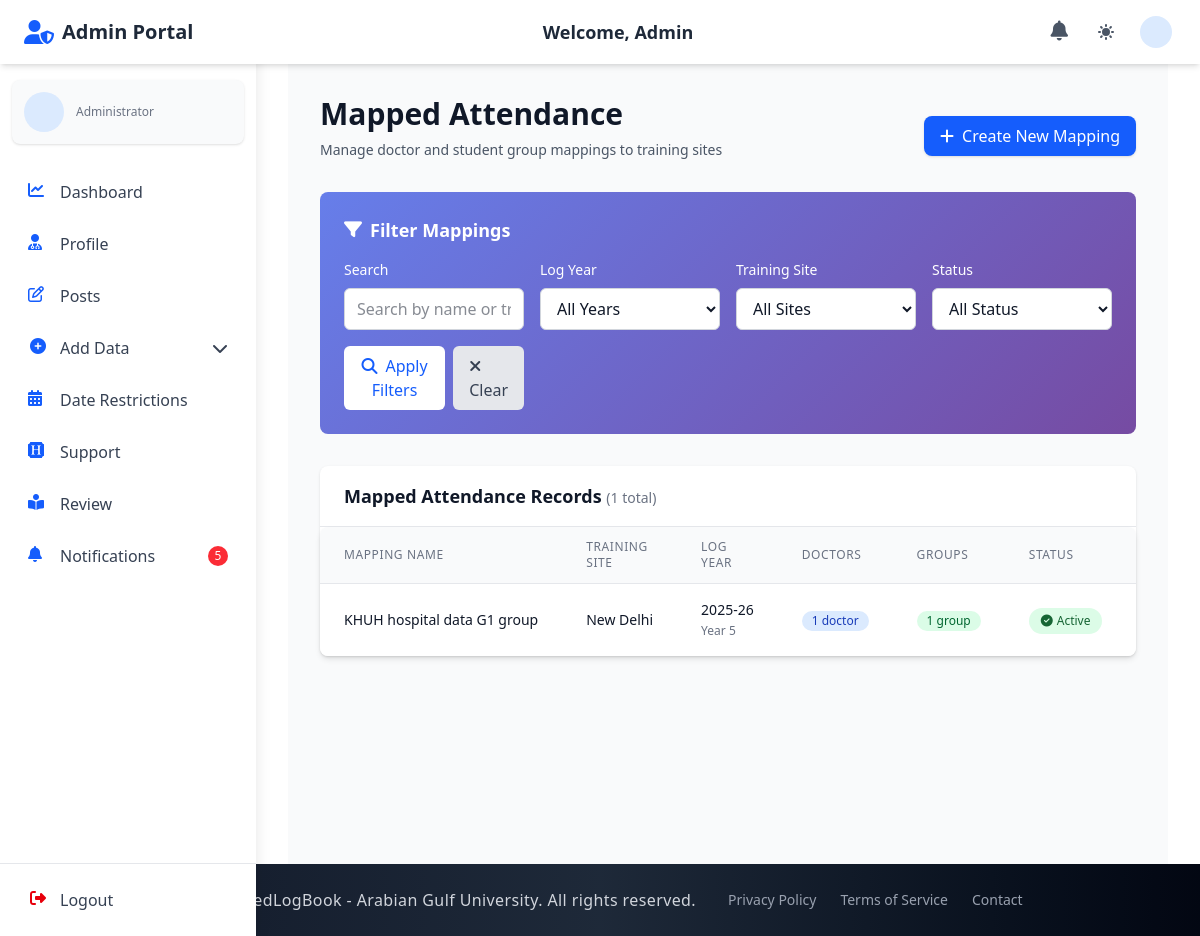
Before: /admin_section/mapped-attendance/ (signed in) with the older database file.
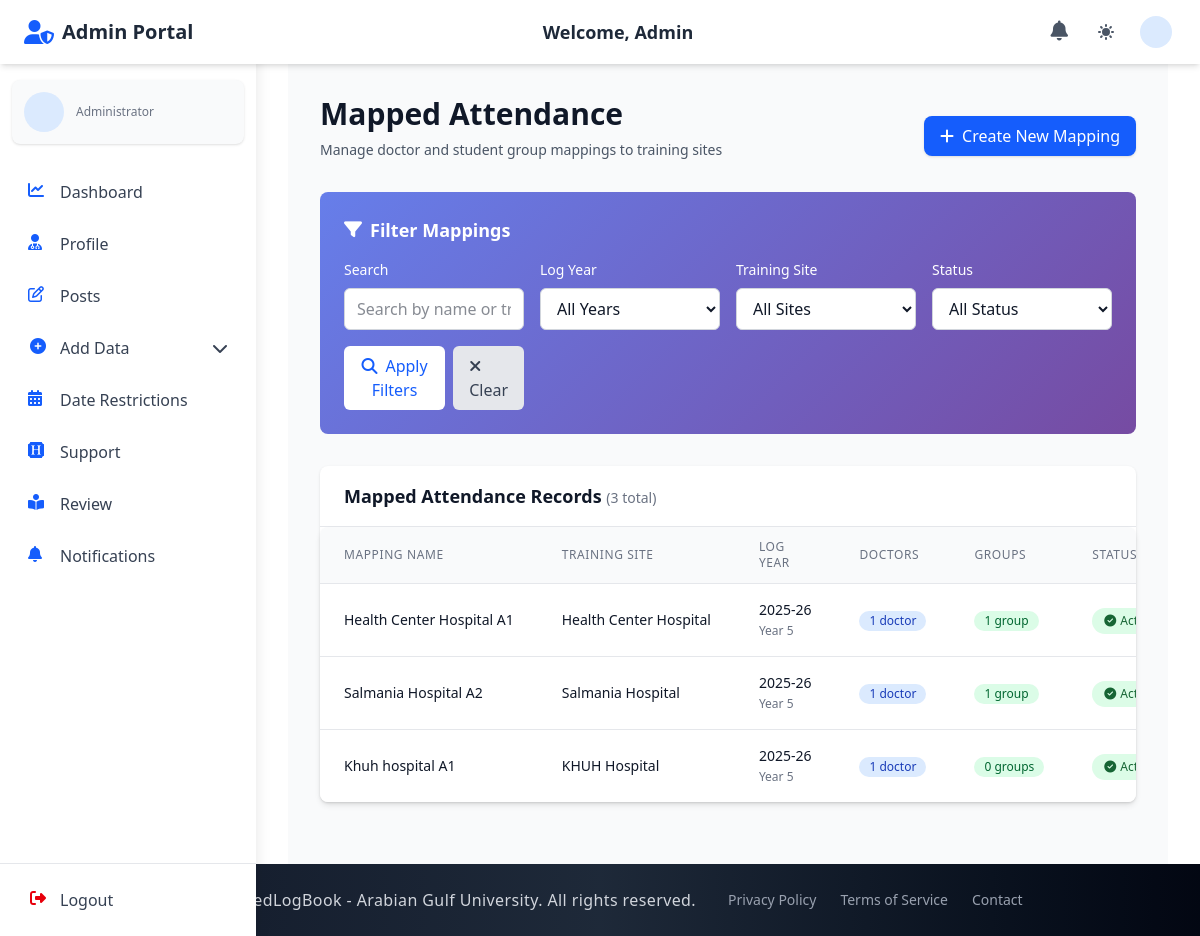
After: the same page with the newer database file.
### admin_section/models.py (models this page shows, shortened)
class MappedAttendance(models.Model):
    name = models.CharField(max_length=100, help_text="Name for this attendance mapping")
    training_site = models.ForeignKey(TrainingSite, on_delete=models.CASCADE, related_name='mapped_attendances')
    doctors = models.ManyToManyField('accounts.Doctor', blank=True, related_name='mapped_attendances')
    groups = models.ManyToManyField(Group, blank=True, related_name='mapped_attendances')
    log_year = models.ForeignKey(LogYear, on_delete=models.CASCADE, related_name='mapped_attendances')
    log_year_section = models.ForeignKey(
        LogYearSection,
        on_delete=models.SET_NULL,
        null=True,
        blank=True,
        related_name='mapped_attendances'
    )
    is_active = models.BooleanField(default=True)
    created_at = models.DateTimeField(auto_now_add=True)
    updated_at = models.DateTimeField(auto_now=True)
    class Meta:
        ordering = ['-created_at']
        verbose_name = "Mapped Attendance"
        verbose_name_plural = "Mapped Attendances"
        unique_together = ['name', 'training_site', 'log_year']

class TrainingSite(models.Model):
    name = models.CharField(max_length=100, unique=True)
    log_year = models.ForeignKey(LogYear, on_delete=models.CASCADE, related_name='training_sites')

class LogYear(models.Model):
    year_name = models.CharField(max_length=20, unique=True)

class LogYearSection(models.Model):
    year_section_name = models.CharField(max_length=20)
    year_name = models.ForeignKey(LogYear, on_delete=models.CASCADE, related_name="log_year_sections")
    is_deleted = models.BooleanField(default=False)

### admin_section/views_file/mapped_attendance_views.py (the view)
# urls.py: path("mapped-attendance/", mapped_attendance_list, name="mapped_attendance_list"),
@login_required
def mapped_attendance_list(request):
    search_query = request.GET.get('search', '')
    log_year_filter = request.GET.get('log_year', '')
    training_site_filter = request.GET.get('training_site', '')
    is_active_filter = request.GET.get('is_active', '')
    mappings = MappedAttendance.objects.select_related(
        'training_site', 'log_year', 'log_year_section'
    ).prefetch_related('doctors', 'groups')
    if search_query:
        mappings = mappings.filter(
            Q(name__icontains=search_query) |
            Q(training_site__name__icontains=search_query)
        )
    if log_year_filter:
        mappings = mappings.filter(log_year_id=log_year_filter)
    if training_site_filter:
        mappings = mappings.filter(training_site_id=training_site_filter)
    if is_active_filter:
        mappings = mappings.filter(is_active=is_active_filter == 'true')
    paginator = Paginator(mappings, 10)
    page_number = request.GET.get('page')
    page_obj = paginator.get_page(page_number)
    log_years = LogYear.objects.all().order_by('-year_name')
    training_sites = TrainingSite.objects.all().order_by('name')
    context = {
        'page_obj': page_obj,
        'search_query': search_query,
        'log_years': log_years,
        'training_sites': training_sites,
        'selected_log_year': log_year_filter,
        'selected_training_site': training_site_filter,
        'selected_is_active': is_active_filter,
    }
    return render(request, 'admin_section/mapped_attendance_list.html', context)

### admin_section/context_processors.py (called while the page is built)
def admin_notification_count(request):
    if request.user.is_authenticated and request.user.role == 'admin':
        try:
            admin_unread_notifications_count = AdminNotification.objects.filter(recipient=request.user, is_read=False).count()
            return {'admin_unread_notifications_count': admin_unread_notifications_count}
        except:
            pass
    return {'admin_unread_notifications_count': 0}

### doctor_section/context_processors.py (called while the page is built, shortened)
def notification_count(request):
    return {'unread_notifications_count': 0}

### staff_section/context_processors.py (called while the page is built, shortened)
def staff_notification_count(request):
    return {'staff_unread_notifications_count': 0}

### student_section/context_processors.py (called while the page is built, shortened)
def student_notification_count(request):
    return {'student_unread_notifications_count': 0}

### admin_section/templates/admin_section/mapped_attendance_list.html (shortened to what the changed rows need)
{% extends 'base.html' %}
{% load static %}
{% block navbar %}
  {% include 'components/admin_auth_navbar.html' %}
{% endblock %}
{% block content %}
<div class="min-h-screen bg-gray-50 dark:bg-gray-900 py-8">
  <div class="max-w-7xl mx-auto px-4 sm:px-6 lg:px-8">
    <div class="mb-8">
      <div class="flex flex-col sm:flex-row sm:items-center sm:justify-between">
        <div>
          <h1 class="text-3xl font-bold text-gray-900 dark:text-white">Mapped Attendance</h1>
        </div>
      </div>
    </div>
    <div class="bg-white dark:bg-gray-800 rounded-lg shadow-sm">
      <div class="px-6 py-4 border-b border-gray-200 dark:border-gray-700">
        <h3 class="text-lg font-semibold text-gray-900 dark:text-white">
          Mapped Attendance Records
          {% if page_obj.paginator.count %}
            <span class="text-sm font-normal text-gray-500 dark:text-gray-400">
              ({{ page_obj.paginator.count }} total)
            </span>
          {% endif %}
        </h3>
      </div>
      {% if page_obj %}
        <div class="table-container">
          <table class="min-w-full divide-y divide-gray-200 dark:divide-gray-700">
            <thead class="bg-gray-50 dark:bg-gray-700">
              <tr>
                <th class="px-6 py-3 text-left text-xs font-medium text-gray-500 dark:text-gray-300 uppercase tracking-wider">
                  Mapping Name
                </th>
                <th class="px-6 py-3 text-left text-xs font-medium text-gray-500 dark:text-gray-300 uppercase tracking-wider">
                  Training Site
                </th>
                <th class="px-6 py-3 text-left text-xs font-medium text-gray-500 dark:text-gray-300 uppercase tracking-wider">
                  Log Year
                </th>
                <th class="px-6 py-3 text-left text-xs font-medium text-gray-500 dark:text-gray-300 uppercase tracking-wider">
                  Doctors
                </th>
                <th class="px-6 py-3 text-left text-xs font-medium text-gray-500 dark:text-gray-300 uppercase tracking-wider">
                  Groups
                </th>
                <th class="px-6 py-3 text-left text-xs font-medium text-gray-500 dark:text-gray-300 uppercase tracking-wider">
                  Status
                </th>
                <th class="px-6 py-3 text-left text-xs font-medium text-gray-500 dark:text-gray-300 uppercase tracking-wider">
                </th>
              </tr>
            </thead>
            <tbody class="bg-white dark:bg-gray-800 divide-y divide-gray-200 dark:divide-gray-700">
              {% for mapping in page_obj %}
                <tr class="hover:bg-gray-50 dark:hover:bg-gray-700 transition-colors duration-150">
                  <td class="px-6 py-4 whitespace-nowrap">
                    <div class="text-sm font-medium text-gray-900 dark:text-white">
                      {{ mapping.name }}
                    </div>
                  </td>
                  <td class="px-6 py-4 whitespace-nowrap">
                    <div class="text-sm text-gray-900 dark:text-white">
                      {{ mapping.training_site.name }}
                    </div>
                  </td>
                  <td class="px-6 py-4 whitespace-nowrap">
                    <div class="text-sm text-gray-900 dark:text-white">
                      {{ mapping.log_year.year_name }}
                      {% if mapping.log_year_section %}
                        <br><span class="text-xs text-gray-500">{{ mapping.log_year_section.year_section_name }}</span>
                      {% endif %}
                    </div>
                  </td>
                  <td class="px-6 py-4 whitespace-nowrap">
                    <div class="text-sm text-gray-900 dark:text-white">
                      <span class="inline-flex items-center px-2.5 py-0.5 rounded-full text-xs font-medium bg-blue-100 text-blue-800">
                        {{ mapping.doctors.count }} doctor{{ mapping.doctors.count|pluralize }}
                      </span>
                    </div>
                  </td>
                  <td class="px-6 py-4 whitespace-nowrap">
                    <div class="text-sm text-gray-900 dark:text-white">
                      <span class="inline-flex items-center px-2.5 py-0.5 rounded-full text-xs font-medium bg-green-100 text-green-800">
                        {{ mapping.groups.count }} group{{ mapping.groups.count|pluralize }}
                      </span>
                    </div>
                  </td>
                  <td class="px-6 py-4 whitespace-nowrap">
                    {% if mapping.is_active %}
                      <span class="status-badge status-active">
                        <i class="fas fa-check-circle mr-1"></i>Active
                      </span>
                    {% else %}
                      <span class="status-badge status-inactive">
                        <i class="fas fa-times-circle mr-1"></i>Inactive
                      </span>
                    {% endif %}
                  </td>
                  <td class="px-6 py-4 whitespace-nowrap text-sm font-medium">
                  </td>
                </tr>
              {% endfor %}
            </tbody>
          </table>
        </div>
      {% endif %}
    </div>
  </div>
</div>
{% endblock %}

Changed rows visible on the page:
removed MappedAttendance: name "KHUH hospital data G1 group", training_site.name "New Delhi", log_year.year_name "2025-26", log_year_section.year_section_name "Year 5", doctors.count "1", groups.count "1", is_active True (drawn)
added MappedAttendance: name "Health Center Hospital A1", training_site.name "Health Center Hospital", log_year.year_name "2025-26", log_year_section.year_section_name "Year 5", doctors.count "1", groups.count "1", is_active True (drawn)
added MappedAttendance: name "Salmania Hospital A2", training_site.name "Salmania Hospital", log_year.year_name "2025-26", log_year_section.year_section_name "Year 5", doctors.count "1", groups.count "1", is_active True (drawn)
added MappedAttendance: name "Khuh hospital A1", training_site.name "KHUH Hospital", log_year.year_name "2025-26", log_year_section.year_section_name "Year 5", doctors.count "1", groups.count "0", is_active True (drawn)
Other visible differences:
{{ page_obj.paginator.count }}: "1" → "3"
{{ admin_unread_notifications_count }}: "5" → (not shown)
